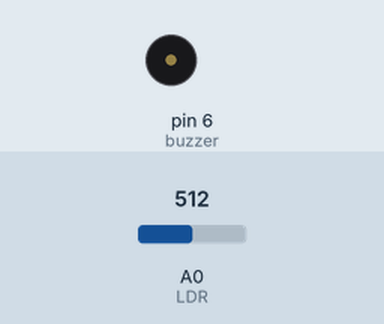
A sketch run on a simulated Arduino Uno, built with avr-gcc and run on an emulated ATmega328P. On the bench: buzzer (waves = sounding). The inputs (shaded band) are chosen by the test bench; at power-on: A0 (LDR) = 512.

Above: at 1.2 s.
1.3 s: A0 (LDR) set to 216
2.8 s: A0 (LDR) set to 189
At 3.05 s:
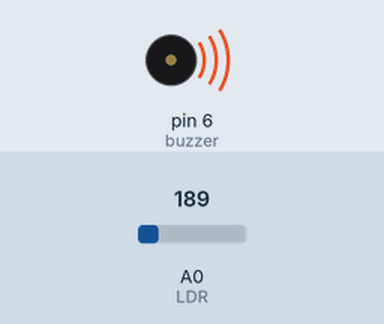
5.8 s: A0 (LDR) set to 210
At 6.7 s:
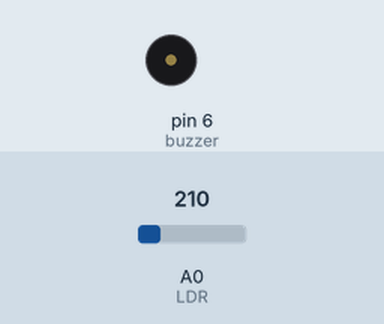
7.3 s: A0 (LDR) set to 190
At 7.55 s:
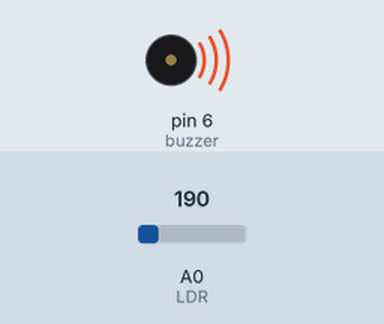
Timing chart, 0 to 11.3 s (numbered marks = the images above; inputs shaded):
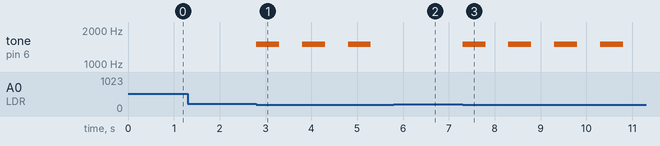

Measured:
- the behaviour switches between 200 and 199 on A0 (LDR) (found by bisection; images 0 and 1)
- after the input at 1.3 s, every drawn part: stays the same
- after the input at 2.8 s, tone on pin 6 (buzzer): alternates 1500 Hz for 0.50 s and silent for 0.50 s, starting at once
- after the input at 5.8 s, tone on pin 6 (buzzer): stays silent (without the input it goes to 1500 Hz after 0.00 s)
- after the input at 7.3 s, tone on pin 6 (buzzer): alternates 1500 Hz for 0.50 s and silent for 0.50 s, starting at once

The sketch:

LDR_buzzer.ino
```cpp
// beep buzzer
int buzzer = 6;
int LDR = A0;
void setup() {
  // put your setup code here, to run once:
  pinMode(buzzer,OUTPUT);
  pinMode(LDR,INPUT);
}

void loop() {
  // put your main code here, to run repeatedly:
  if(analogRead(LDR)<200){
    tone(buzzer,1500,500);
    delay(1000);
  }

}
```
